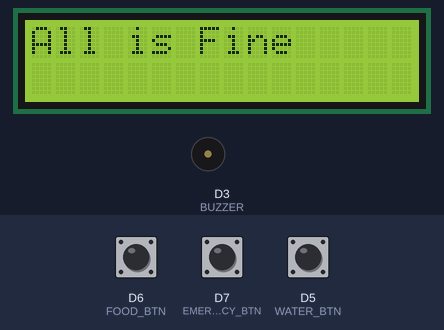
A sketch run on a simulated ESP8266 (NodeMCU). Shown: 16×2 character LCD, buzzer (waves = sounding). The test bench sets the inputs (shaded band); at power-on: D6 (FOOD_BTN) HIGH, D7 (EMERGENCY_BTN) HIGH, D5 (WATER_BTN) HIGH.

Above: at 1.2 s.
1.3 s: D6 (FOOD_BTN) pulled LOW for 0.15 s
At 2.0 s:
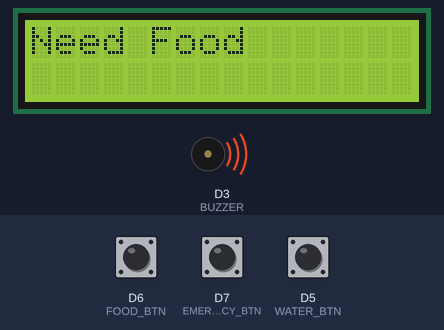
3.8 s: D7 (EMERGENCY_BTN) pulled LOW for 0.15 s
At 4.3 s:
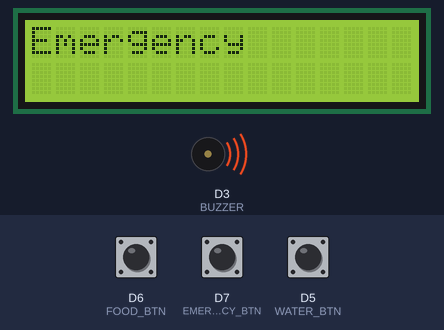
6.9 s: D5 (WATER_BTN) pulled LOW for 3.2 s
At 9.8 s:
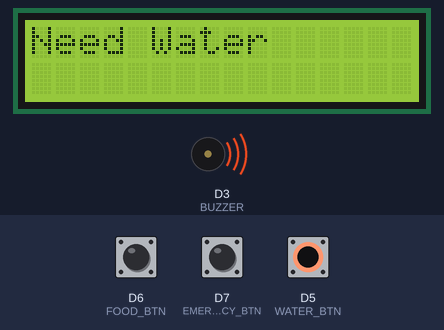
11.6 s: D6 (FOOD_BTN) pulled LOW for 3.2 s
At 13.0 s:
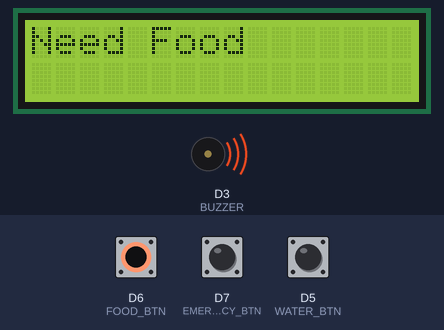
16.3 s: D7 (EMERGENCY_BTN) pulled LOW for 1 s
At 22.5 s:
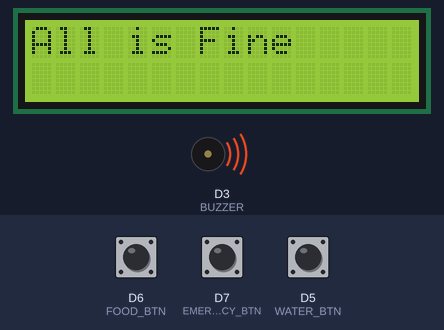
Timing chart, 0 to 22.9 s (numbered marks = the images above; inputs shaded):
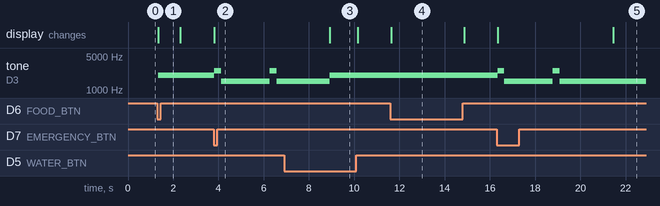

The sketch:

Smart_Gloves.ino
```cpp
#include <Wire.h>
#include <LiquidCrystal_I2C.h>

LiquidCrystal_I2C lcd(0x27, 16, 2);

// Button Pins
#define WATER_BTN D5
#define FOOD_BTN D6
#define EMERGENCY_BTN D7

// Buzzer Pin
#define BUZZER D3

String lastMessage = "";

//---------------- LCD Function ----------------//
void showMessage(String msg)
{
  if (msg != lastMessage)
  {
    lcd.clear();
    lcd.setCursor(0, 0);
    lcd.print(msg);
    lastMessage = msg;
  }
}

//---------------- Buzzer Functions ----------------//

// Need Water -> 2 short beeps
void waterBeep()
{
  for (int i = 0; i < 2; i++)
  {
    tone(BUZZER, 2000);
    delay(150);
    noTone(BUZZER);
    delay(150);
  }
}

// Need Food -> 3 short beeps
void foodBeep()
{
  for (int i = 0; i < 3; i++)
  {
    tone(BUZZER, 2000);
    delay(150);
    noTone(BUZZER);
    delay(150);
  }
}

// Emergency Tune
void emergencyBeep()
{
  while (digitalRead(EMERGENCY_BTN) == LOW)
  {
    // Short beep
    tone(BUZZER, 2500);
    delay(150);
    noTone(BUZZER);
    delay(150);

    // Long beep (2 seconds)
    tone(BUZZER, 1500);
    delay(2000);
    noTone(BUZZER);
    delay(150);

    // Short beep
    tone(BUZZER, 2500);
    delay(150);
    noTone(BUZZER);
    delay(150);

    // Long beep (2 seconds)
    tone(BUZZER, 1500);
    delay(2000);
    noTone(BUZZER);
    delay(300);
  }
}

//---------------- Setup ----------------//

void setup()
{
  lcd.init();
  lcd.backlight();

  pinMode(WATER_BTN, INPUT_PULLUP);
  pinMode(FOOD_BTN, INPUT_PULLUP);
  pinMode(EMERGENCY_BTN, INPUT_PULLUP);

  pinMode(BUZZER, OUTPUT);
  digitalWrite(BUZZER, LOW);

  showMessage("All is Fine");
}

//---------------- Loop ----------------//

void loop()
{
  if (digitalRead(WATER_BTN) == LOW)
  {
    showMessage("Need Water");
    waterBeep();

    while (digitalRead(WATER_BTN) == LOW)
      delay(10);
  }

  else if (digitalRead(FOOD_BTN) == LOW)
  {
    showMessage("Need Food");
    foodBeep();

    while (digitalRead(FOOD_BTN) == LOW)
      delay(10);
  }

  else if (digitalRead(EMERGENCY_BTN) == LOW)
  {
    showMessage("Emergency");
    emergencyBeep();

    while (digitalRead(EMERGENCY_BTN) == LOW)
      delay(10);
  }

  else
  {
    showMessage("All is Fine");
  }

  delay(50);
}
```

Measured:
- after the input at 1.3 s, tone on D3 (BUZZER): silent → 2000 Hz at once; the display: changes at once (image 1)
- after the input at 3.8 s, tone on D3 (BUZZER): alternates 2500 Hz for 0.30 s and 1500 Hz for 2.2 s, starting at once; the display: changes at once (image 2)
- after the input at 6.9 s, tone on D3 (BUZZER): 1500 Hz → 2000 Hz after 2.0 s; the display: changes after 2.0 s (image 3)
- after the input at 11.6 s, the display: changes at once (image 4)
- after the input at 16.3 s, tone on D3 (BUZZER): alternates 2500 Hz for 0.30 s and 1500 Hz for 2.2 s, 4 changes in all, then stays 1500 Hz, starting at once; the display: first changes at once (image 5 shows a later state)
